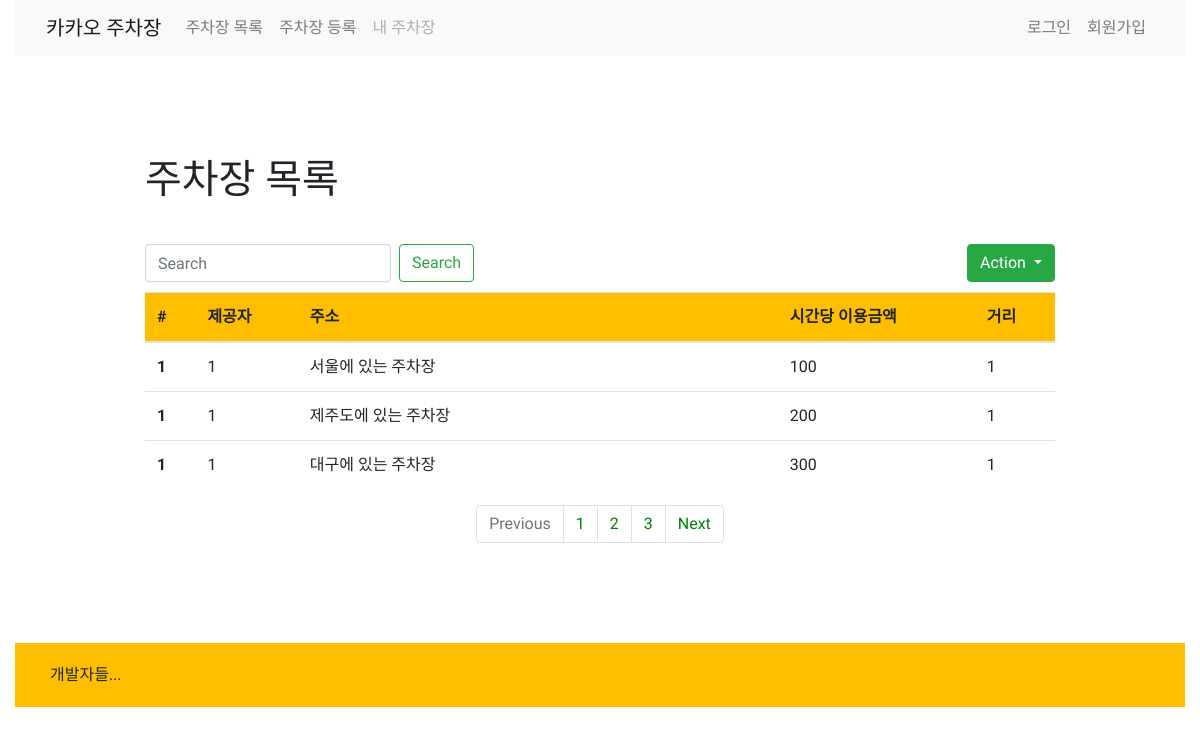
The app's page /parkinglist/, older data.
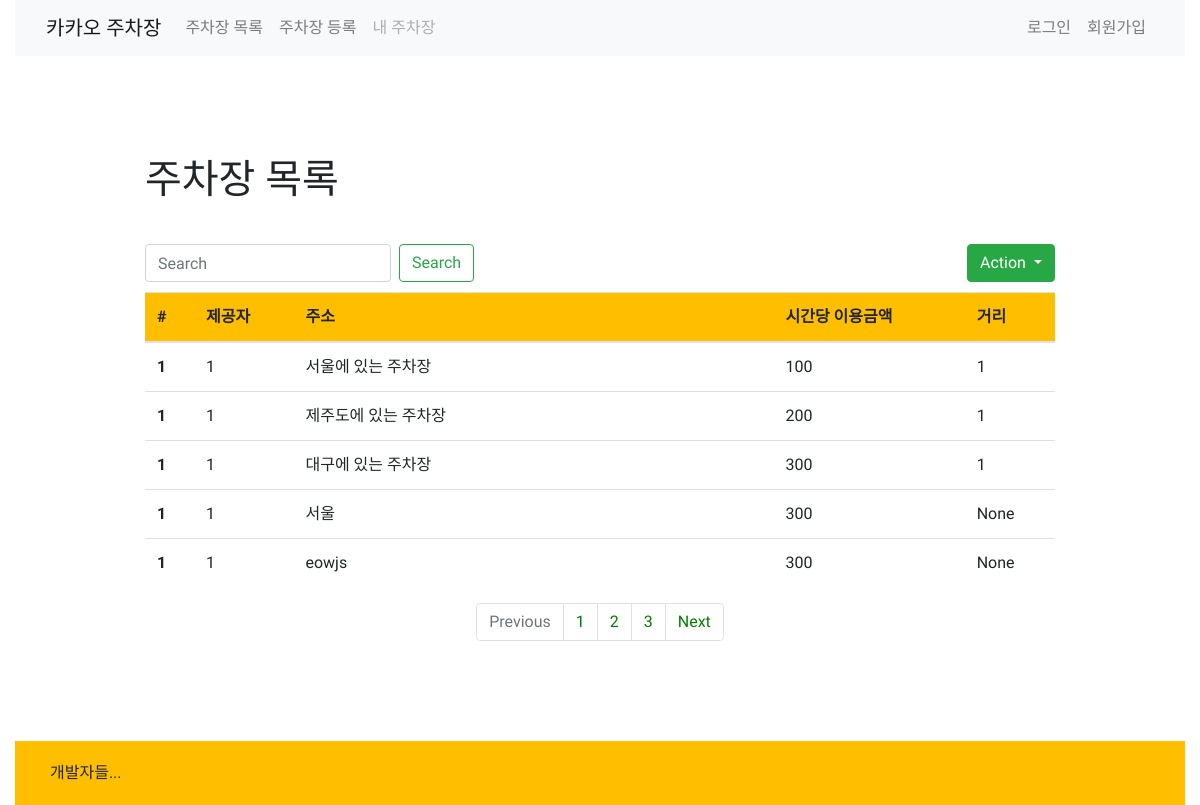
The same page, newer data.
### main/models.py (models this page shows, shortened)
class ParkingLot(models.Model):
    owner = models.CharField(max_length = 10)
    address = models.CharField(max_length = 50)
    time = models.CharField(max_length = 30)
    tel = models.IntegerField()
    price = models.IntegerField()
    distance = models.IntegerField(blank = True, null = True)
    photo = models.ImageField(blank = True, null = True)

### main/views.py (the view, shortened to what this page needs)
# urls.py: path('parkinglist/', parkinglist),
def parkinglist(request):
    pLotList_obj = ParkingLot.objects.all()
    return render(request, 'main/parkinglist.html', {'pLotList_obj':pLotList_obj})

### main/templates/main/parkinglist.html (shortened to what this page needs)
{% extends 'main/layout.html' %}
{% block content %}
<div class="container">
<div class="page">
    <header>
        <h1>
            주차장 목록
        </h1>
    </header>
    <div class="inline no-wrap">
        <form class="form-inline my-2 my-lg-0">
            <input class="form-control mr-sm-2" type="search" placeholder="Search" aria-label="Search">
            <button class="btn btn-outline-success my-2 my-sm-0" type="submit">Search</button>
        </form>
        <div class="btn-group ml-auto">
          <button type="button" class="btn btn-success dropdown-toggle" data-toggle="dropdown" aria-haspopup="true" aria-expanded="false">
            Action
          </button>
        </div>
    </div>
    <table class="table table-hover table-margin">
      <thead class="thead-color">
        <tr>
          <th class="word-line" scope="col">#</th>
          <th class="word-line" scope="col">제공자</th>
          <th class="word-line address-space" scope="col">주소</th>
          <th class="word-line" scope="col">시간당 이용금액</th>
          <th scope="col">거리</th>
        </tr>
      </thead>
      <tbody class="detail-font">
        {% for list in pLotList_obj %}
        <tr onclick="location.href='https://kakaoparking01-kplwy.run.goorm.io/parkinglist/{{list.pk}}'">
          <th scope="row">1</th>
          <td>{{list.owner}}</td>
          <td>{{list.address}}</td>
          <td>{{list.price}}</td>
          <td>{{list.distance}}</td>
        </tr>
        {% endfor %}
      </tbody>
    </table>
    <nav aria-label="Page navigation example aria-label-color">
      <ul class="pagination justify-content-center">
        <li class="page-item disabled">
          <a class="page-link mycolor" href="#" tabindex="-1">Previous</a>
        </li>
        <li class="page-item"><a class="page-link mycolor" href="#">1</a></li>
        <li class="page-item"><a class="page-link mycolor" href="#">2</a></li>
        <li class="page-item"><a class="page-link mycolor" href="#">3</a></li>
        <li class="page-item">
          <a class="page-link mycolor" href="#">Next</a>
        </li>
      </ul>
    </nav>
</div>
</div>
{% endblock %}

### main/templates/main/layout.html (shortened to what this page needs)
{% load staticfiles %}
<!DOCTYPE html>
<html>
<head>
    <link
        rel="stylesheet"
        href="https://stackpath.bootstrapcdn.com/bootstrap/4.2.1/css/bootstrap.min.css"
>
    <link rel="stylesheet" href="{% static 'CSS/style.css' %}">
</head>
<body>
    <div class="container-fluid">
	<nav class="navbar navbar-expand-lg navbar-light bg-light">
        <div class="container">
        <a class="navbar-brand" href="/">카카오 주차장</a>
        <div class="collapse navbar-collapse mynav" id="navbarSupportedContent">
            <ul class="navbar-nav mr-auto nav-left">
	            <li class="nav-item">
	                <a class="nav-link" href="/parkinglist">주차장 목록</a>
	            </li>
	            <li class="nav-item">
	                <a class="nav-link" href="/add">주차장 등록</a>
	            </li>
	            <li class="nav-item">
	                <a class="nav-link disabled" href="" tabindex="-1" aria-disabled="true">내 주차장</a>
	            </li>
            </ul>
            <div class="navbar-nav ml-auto my-2 my-lg-0">
                <a class="nav-item nav-link" href="#" aria-disabled="true">로그인</a>
                <a class="nav-item nav-link" href="#" aria-disabled="true">회원가입</a>
            </div>
        </div>
            </div>
    </nav>
    <div class="container-fulid">
        {% block content %}
        {% endblock %}
    </div>
	<footer>
        <div class="container">
            개발자들...
        </div>
	</footer>
    </div>
</body>
</html>

### static/CSS/style.css (style rules this page uses)
body { font-family: 'Do Hyeon', sans-serif; }
.mynav { display: flex; }
.nav-left { justify-content: flex-start; }
footer { background: #FFBF00; padding: 20px; }
.page { margin: 100px; }
.detail-font { font-family: 'Nanum Gothic', sans-serif; }
.thead-color { background: #FFBF00; }
.table-margin { margin-top: 10px; }
.inline { display: flex; }
.mycolor { color: green; }
h1 { margin-bottom:1em; }
.no-wrap { display: flex; flex-flow: row nowrap; align-items: flex-start; align-content: stretch }
.word-line { word-break: keep-all }
.address-space { width: 30em; }

Row changes from the older to the newer data that the page shows:
added ParkingLot: owner "1", address "서울", price "300", distance "None"
added ParkingLot: owner "1", address "eowjs", price "300", distance "None"
